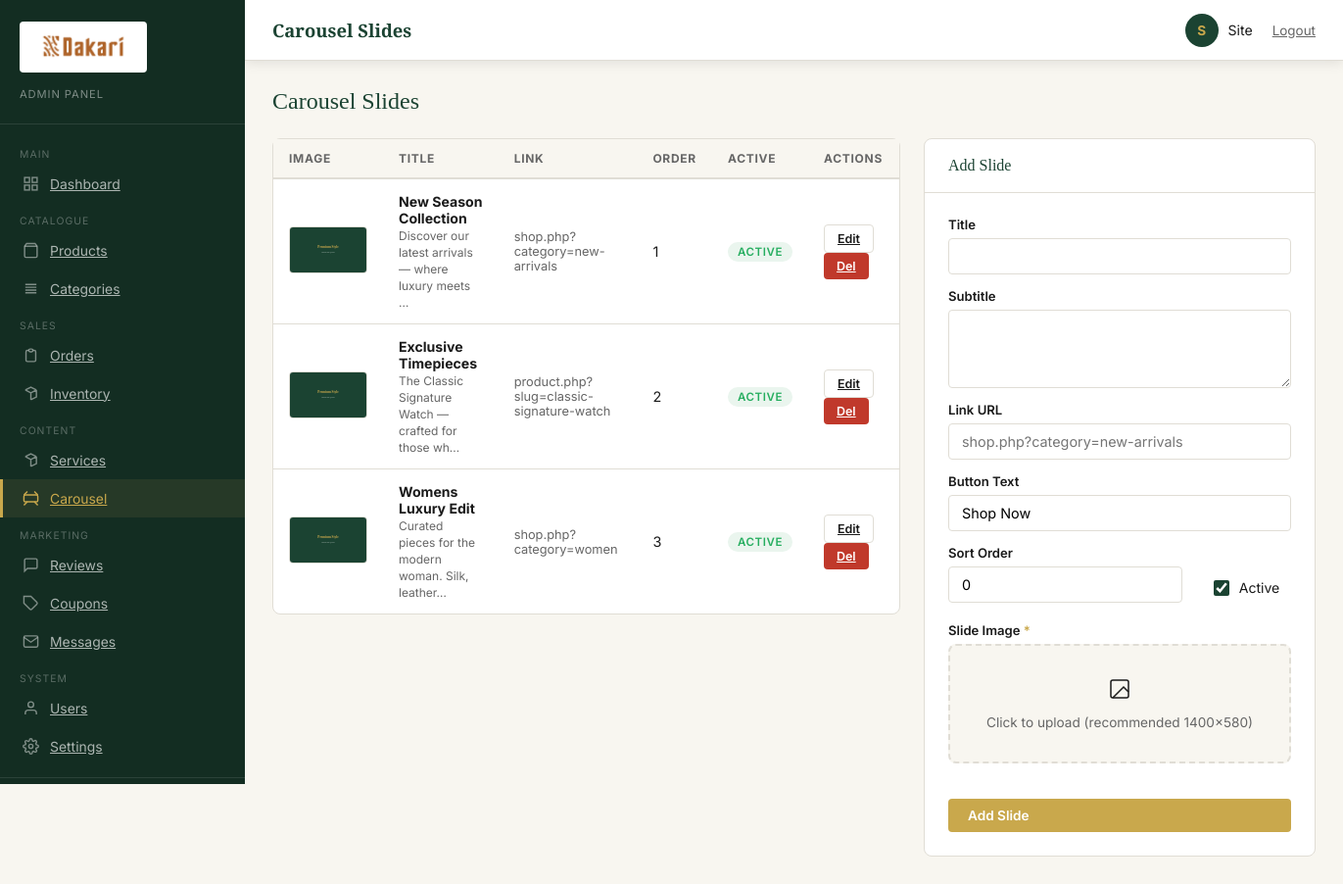
The app's page /admin/carousel.php (signed in) with its own data.
### tables this page shows
CREATE TABLE IF NOT EXISTS carousel_slides (
    id          INT UNSIGNED AUTO_INCREMENT PRIMARY KEY,
    title       VARCHAR(180),
    subtitle    VARCHAR(300),
    image       VARCHAR(255) NOT NULL,
    link_url    VARCHAR(255),
    link_text   VARCHAR(80) DEFAULT 'Shop Now',
    product_id  INT UNSIGNED DEFAULT NULL,
    sort_order  INT NOT NULL DEFAULT 0,
    is_active   TINYINT(1) NOT NULL DEFAULT 1,
    created_at  DATETIME NOT NULL DEFAULT CURRENT_TIMESTAMP,
    CONSTRAINT fk_carousel_product FOREIGN KEY (product_id) REFERENCES products(id) ON DELETE SET NULL
);

### includes/functions.php (called while the page is built, shortened)
<?php
if (!function_exists('db')) {
    function db(): mysqli {
        static $conn = null;
        if ($conn === null) {
            $conn = new mysqli(DB_HOST, DB_USER, DB_PASS, DB_NAME);
            $conn->set_charset(DB_CHARSET);
        }
        return $conn;
    }
}
if (!function_exists('query')) {
    function query(string $sql, string $types = '', ...$params): mysqli_result|bool {
        $db   = db();
        $stmt = $db->prepare($sql);
        $stmt->execute();
        $result = $stmt->get_result();
        return $result !== false ? $result : true;
    }
}
if (!function_exists('fetchAll')) {
    function fetchAll(string $sql, string $types = '', ...$params): array {
        $result = query($sql, $types, ...$params);
        if ($result instanceof mysqli_result) {
            return $result->fetch_all(MYSQLI_ASSOC);
        }
        return [];
    }
}
function e(string $s): string { return htmlspecialchars($s, ENT_QUOTES, 'UTF-8'); }
function carousel_img(array $slide): string {
    return BASE_URL . '/assets/images/carousel-placeholder.svg';
}

### admin/carousel.php (the view, shortened to what this page needs)
<?php
$slides = fetchAll('SELECT * FROM carousel_slides ORDER BY sort_order');
$edit   = isset($_GET['edit']) ? fetchOne('SELECT * FROM carousel_slides WHERE id=?','i',(int)$_GET['edit']) : null;
include __DIR__ . '/includes/admin_header.php';
?>
<div class="page-header">
    <div><div class="page-title">Carousel Slides</div></div>
</div>
<div style="display:grid;grid-template-columns:1fr 400px;gap:24px;align-items:start">
    <div class="card">
        <div class="table-responsive">
            <table class="data-table">
                <thead><tr><th>Image</th><th>Title</th><th>Link</th><th>Order</th><th>Active</th><th>Actions</th></tr></thead>
                <tbody>
                <?php foreach ($slides as $s): ?>
                <tr>
                    <td><img src="<?= carousel_img($s) ?>" style="width:80px;height:48px;object-fit:cover;border-radius:4px;border:1px solid var(--border)"></td>
                    <td><strong style="font-size:.88rem"><?= e($s['title']) ?></strong><br><span style="font-size:.75rem;color:var(--text-muted)"><?= e(mb_substr($s['subtitle'],0,50)) ?>…</span></td>
                    <td style="font-size:.8rem;color:var(--text-muted)"><?= e($s['link_url']) ?></td>
                    <td><?= $s['sort_order'] ?></td>
                    <td><a href="carousel.php?toggle=<?= $s['id'] ?>"><span class="status-badge <?= $s['is_active']?'status-active':'status-inactive' ?>"><?= $s['is_active']?'Active':'Hidden' ?></span></a></td>
                    <td>
                        <a href="carousel.php?edit=<?= $s['id'] ?>" class="btn btn-sm btn-outline">Edit</a>
                        <a href="carousel.php?delete=<?= $s['id'] ?>" class="btn btn-sm btn-danger" data-confirm="Delete this slide?">Del</a>
                    </td>
                </tr>
                <?php endforeach; ?>
                </tbody>
            </table>
        </div>
    </div>
    <div class="card">
        <div class="card-header"><span class="card-title"><?= $edit ? 'Edit Slide' : 'Add Slide' ?></span></div>
        <div class="card-body">
            <form method="post" action="carousel.php" enctype="multipart/form-data">
                <div class="form-group" style="margin-bottom:14px"><label class="form-label">Title</label><input type="text" name="title" class="form-control" value="<?= e($edit['title']??'') ?>"></div>
                <div class="form-group" style="margin-bottom:14px"><label class="form-label">Subtitle</label><textarea name="subtitle" class="form-control" style="min-height:80px"><?= e($edit['subtitle']??'') ?></textarea></div>
                <div class="form-group" style="margin-bottom:14px"><label class="form-label">Link URL</label><input type="text" name="link_url" class="form-control" value="<?= e($edit['link_url']??'') ?>" placeholder="shop.php?category=new-arrivals"></div>
                <div class="form-group" style="margin-bottom:14px"><label class="form-label">Button Text</label><input type="text" name="link_text" class="form-control" value="<?= e($edit['link_text']??'Shop Now') ?>"></div>
                <div class="form-row">
                    <div class="form-group"><label class="form-label">Sort Order</label><input type="number" name="sort_order" class="form-control" value="<?= e($edit['sort_order']??0) ?>"></div>
                    <div class="form-group" style="justify-content:center;align-items:center">
                        <label class="form-check" style="margin-top:28px"><input type="checkbox" name="is_active" <?= empty($edit)||$edit['is_active']?'checked':'' ?>><label>Active</label></label>
                    </div>
                </div>
                <div class="form-group" style="margin-bottom:16px">
                    <label class="form-label">Slide Image <?= $edit?'(replace)':'<span class=req>*</span>' ?></label>
                    <label class="img-upload-box">
                        <div class="icon"><svg width="24" height="24" fill="none" stroke="currentColor" stroke-width="1.5" viewBox="0 0 24 24"><rect x="3" y="3" width="18" height="18" rx="2"/><polyline points="21 15 16 10 5 21"/></svg></div>
                        <p>Click to upload (recommended 1400×580)</p>
                    </label>
                </div>
                <button type="submit" class="btn btn-gold" style="width:100%"><?= $edit?'Update Slide':'Add Slide' ?></button>
            </form>
        </div>
    </div>
</div>
<?php include __DIR__ . '/includes/admin_footer.php'; ?>

### assets/css/admin.css (style rules this page uses)
*, *::before, *::after { box-sizing: border-box; margin: 0; padding: 0; }
:root { --green: #1B4332; --green-dark: #132d22; --green-mid: #2d6a4f; --gold: #C9A84C; --gold-dark: #a8873a; --white: #ffffff; --off-white: #f8f6f0; --light: #f2f0ea; --border: #e0ddd5; --text: #1a1a1a; --text-muted: #666; --sidebar-w: 250px; --header-h: 62px; --font-serif: 'Playfair Display', Georgia, serif; --font-sans: 'Inter', system-ui, sans-serif; --radius: 4px; --radius-lg: 8px; --shadow: 0 2px 12px rgba(0,0,0,.10); --transition: .2s ease; }
body { font-family: var(--font-sans); color: var(--text); background: var(--off-white); display: flex; }
.page-header { display: flex; align-items: center; justify-content: space-between; margin-bottom: 24px; flex-wrap: wrap; gap: 12px; }
.page-title { font-family: var(--font-serif); font-size: 1.5rem; color: var(--green); }
.card { background: var(--white); border: 1px solid var(--border); border-radius: var(--radius-lg); }
.card-header { padding: 18px 24px; border-bottom: 1px solid var(--border); display: flex; align-items: center; justify-content: space-between; }
.card-title { font-family: var(--font-serif); font-size: 1rem; color: var(--green); }
.card-body { padding: 24px; }
.table-responsive { overflow-x: auto; }
.data-table { width: 100%; border-collapse: collapse; }
.data-table th { text-align: left; padding: 12px 16px; font-size: .75rem; text-transform: uppercase; letter-spacing: .06em; color: var(--text-muted); border-bottom: 2px solid var(--border); white-space: nowrap; background: var(--off-white); }
.data-table td { padding: 14px 16px; border-bottom: 1px solid var(--border); font-size: .9rem; vertical-align: middle; }
.data-table tr:last-child td { border-bottom: none; }
.status-badge { display: inline-block; padding: 3px 10px; border-radius: 20px; font-size: .72rem; font-weight: 600; text-transform: uppercase; letter-spacing: .05em; }
.status-active { background: #eaf5ee; color: #27ae60; }
.btn { display: inline-flex; align-items: center; gap: 6px; padding: 9px 20px; font-size: .85rem; font-weight: 600; border-radius: var(--radius); cursor: pointer; border: none; transition: var(--transition); font-family: var(--font-sans); }
.btn-gold { background: var(--gold); color: var(--white); }
.btn-outline { background: transparent; border: 1px solid var(--border); color: var(--text); }
.btn-danger { background: #c0392b; color: var(--white); }
.btn-sm { padding: 6px 13px; font-size: .78rem; }
.form-row { display: grid; grid-template-columns: 1fr 1fr; gap: 20px; margin-bottom: 20px; }
.form-group { display: flex; flex-direction: column; gap: 6px; }
.form-label { font-size: .82rem; font-weight: 600; color: var(--text); }
.form-label .req { color: var(--gold); }
.form-control { padding: 9px 13px; border: 1px solid var(--border); border-radius: var(--radius); font-size: .9rem; outline: none; transition: var(--transition); background: var(--white); font-family: var(--font-sans); }
textarea.form-control { min-height: 120px; resize: vertical; }
.form-check { display: flex; align-items: center; gap: 10px; cursor: pointer; }
.form-check input { accent-color: var(--green); width: 16px; height: 16px; }
.form-check label { font-size: .88rem; cursor: pointer; }
.img-upload-box { border: 2px dashed var(--border); border-radius: var(--radius-lg); padding: 32px; text-align: center; cursor: pointer; transition: var(--transition); background: var(--off-white); }
.img-upload-box .icon { color: var(--text-light); margin-bottom: 10px; }
.img-upload-box p { font-size: .85rem; color: var(--text-muted); }

### records on screen
carousel_slides: title "New Season Collection", subtitle "Discover our latest arrivals — where luxury meets", link_url "shop.php?category=new-arrivals", sort_order "1", is_active "ACTIVE"
carousel_slides: title "Exclusive Timepieces", subtitle "The Classic Signature Watch — crafted for those wh", link_url "product.php?slug=classic-signature-watch", sort_order "2", is_active "ACTIVE"
carousel_slides: title "Womens Luxury Edit", subtitle "Curated pieces for the modern woman. Silk, leather", link_url "shop.php?category=women", sort_order "3", is_active "ACTIVE"

### other values on screen
$admin_page_title "Carousel Slides"
substr($_SESSION['user_name'] ?? 'A', 0, 1) "S"
$_SESSION['user_name'] "Site"
